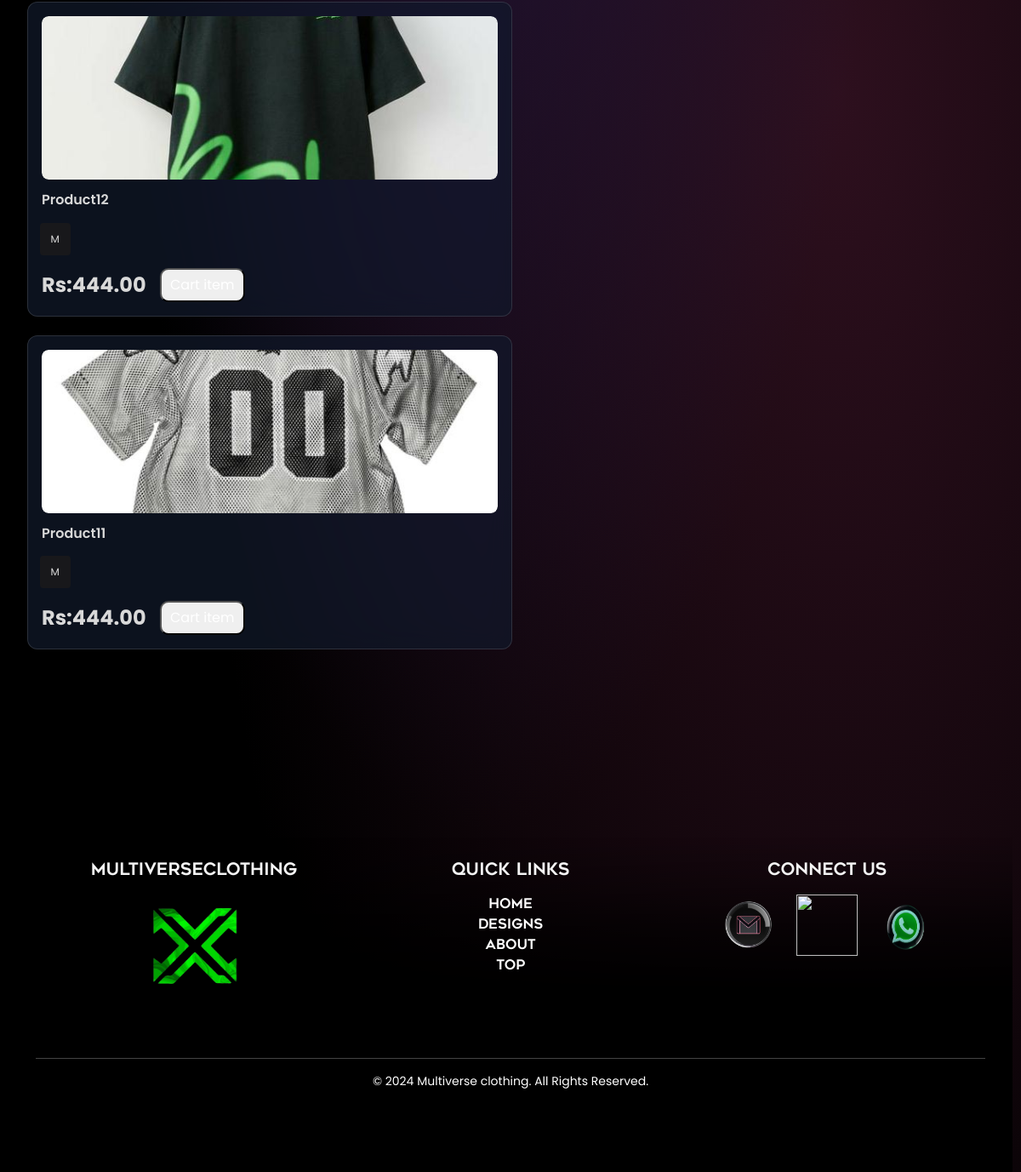
The page /shop/ (lower part) on the database as committed earlier.
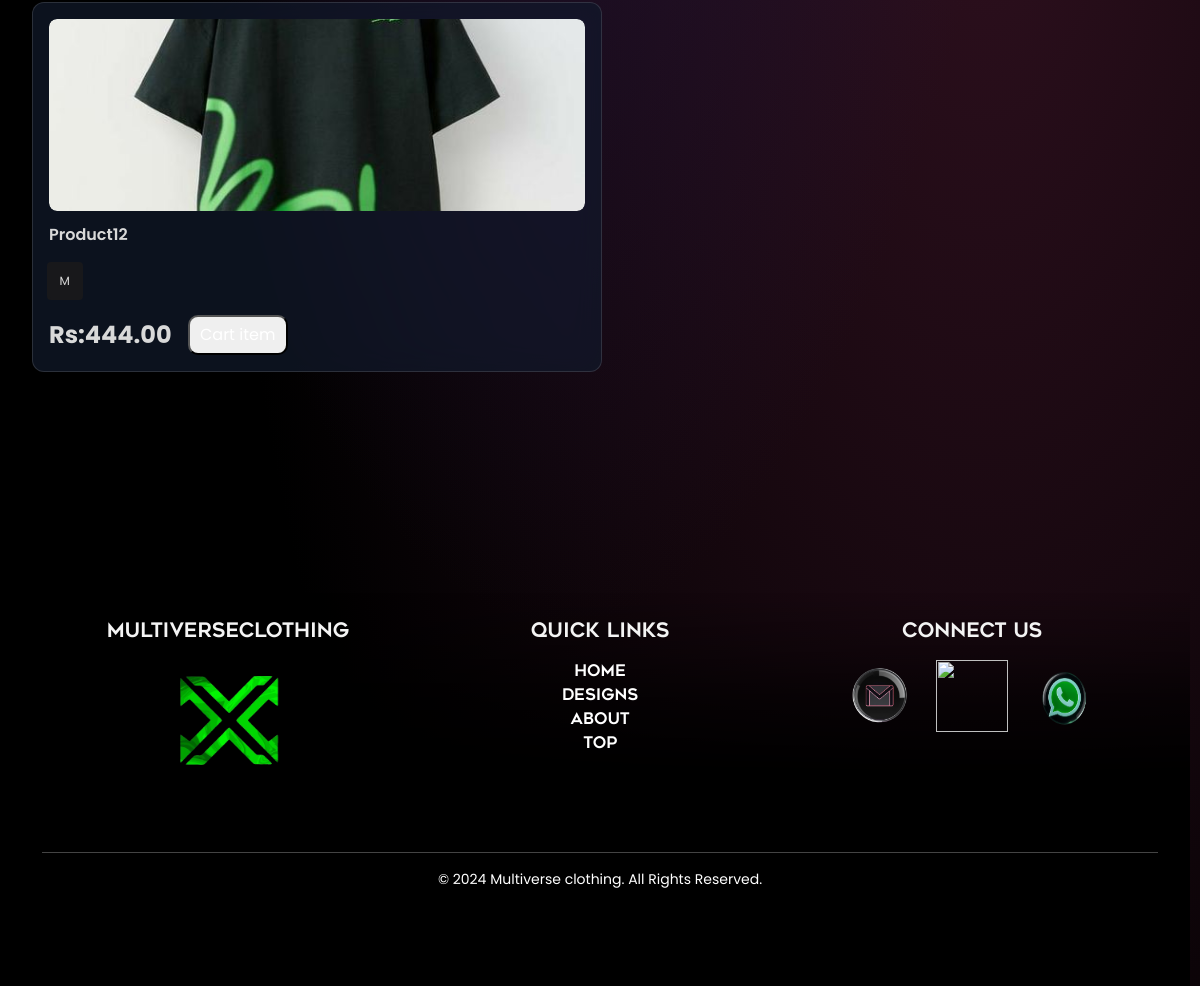
The same page on the database as committed later.
### productapp/models.py (models this page shows, shortened)
class Shop(models.Model):
    photo1 = models.ImageField(upload_to="shop/")
    photo2 = models.ImageField(upload_to="shop/")
    photo3 = models.ImageField(upload_to="shop/")
    name = models.CharField(max_length=255)
    product_id = models.CharField(max_length=255, unique=True)
    color = models.CharField(max_length=225)
    size = models.CharField(max_length=225)
    price = models.CharField(max_length=250)
    design = models.CharField(max_length=400, blank=False)
    fit = models.CharField(max_length=400, blank=False)
    occasion = models.CharField(max_length=400, blank=False)
    sleeve = models.CharField(max_length=400, blank=False)
    neck = models.CharField(max_length=400, blank=False)
    wash_care = models.CharField(max_length=400, blank=False)
    price = models.DecimalField(max_digits=10, decimal_places=2)
    cat = models.CharField(max_length=255, blank=False)
    gen = models.CharField(max_length=255, blank=False)
    created_at = models.DateTimeField(auto_now_add=True)

### productapp/views.py (the view)
# urls.py: path('shop/',views.shop,name="shop"),
def shop(request):
    category = request.GET.get('category', 'all')
    gen = request.GET.get('gen', 'all')
    shop = Shop.objects.all().order_by('-created_at')
    if category != 'all':
        shop = shop.filter(cat=category)
    if gen != 'all':
        shop = shop.filter(gen=gen)
    return render(request, 'shopproduct.html', {'shop': shop})

### templates/shopproduct.html (shortened to what this page needs)
{% load static %}
<!DOCTYPE html>
<html lang="en">
<head>
    <link href="https://stackpath.bootstrapcdn.com/bootstrap/4.5.2/css/bootstrap.min.css" rel="stylesheet">
    <link href="https://unpkg.com/swiper/swiper-bundle.min.css" rel='stylesheet'>
    <link href='https://unpkg.com/boxicons@2.1.4/css/boxicons.min.css' rel='stylesheet'>
    <link rel="stylesheet" href="https://maxcdn.bootstrapcdn.com/bootstrap/4.5.2/css/bootstrap.min.css">
</head>
<body>
    <h1 class="text-center text-secondary" style="margin-top:70px;margin-bottom:20px;font-family:myfont;font-size:32px;">STORE PRODUCTS</h1><br>
  <br>
  <ul class="product-list">
      {% for shop in shop %}
      <li class="product-card" data-category="{{ shop.cat }}" data-gen="{{ shop.gen }}" data-color="{{ shop.color }}" data-price="{{ shop.price }}" >
          <a href="{% url 'productapp:shopdetail' shop.id %}">
              <div class="image_container">
                  <img src="{{ shop.photo1.url }}" alt="{{ shop.name }}">
              </div>
          </a>
          <div class="title">{{ shop.name }}</div>
          <div class="size">
              <ul class="list-size">
                  <li class="item-list"><button class="item-list-button">{{ shop.size }}</button></li>
              </ul>
          </div>
          <div class="action">
              <div class="price">Rs:{{ shop.price }}</div>
              <form method="post" action="{% url 'productapp:add_to_cart' %}" style="display:inline;">
                <button type="submit" class=" text-white" style="background-image: url('{% static 'gradient3.jpg' %}'); background-size: cover;width:100px;height:40px;border-radius:10px;">
                </button>
            </form>
            </div>
      </li>
      {% endfor %}
  </ul>
<footer class="footer">
  <div class="footer-content">
      <div class="footer-section links">
          <h2 style="font-family:myfont;">multiverseclothing</h2>
          <img src="/static/mmm.png" style="width:200px;margin-top: -40px;">
      </div>
      <div class="footer-section contact">
          <h2 style="font-family: myfont;">Quick Links</h2>
          <p style="font-family:myfont;"><a href="#home" style="color:white;">Home</a></p>
          <p style="font-family:myfont;"><a href="#home" style="color:white;">Designs</a></p>
          <p style="font-family:myfont;"><a href="#home" style="color:white;">About</a></p>
          <p style="font-family:myfont;"><a href="#home" style="color:white;">Top</a></p>
      </div>
      <div class="footer-section social">
        <h2 style="font-family:myfont;">Connect Us</h2>
        <div class="social">
          <a href="https://codepen.io/Juxtopposed" target="_blank" class="link" style="background: transparent;margin-right:20px;"><img style="width:4.5em;height:4.5em;" src="/static/mailicon.png" alt="" /></a>
          <a href="https://twitter.com/juxtopposed" target="_blank" class="link" style="background: transparent;margin-right:20px;"><img style="width:4.5em;height:4.5em;" src="/static/instaicon.png" alt="" /></a>
          <a href="https://youtube.com/@juxtopposed" target="_blank" class="link" style="background: transparent;"><img style="width:4.5em;height:5.0em;" src="/static/whatsicon.png" alt="" /></a>
        </div>
      </div>
  </div>
  <div class="footer-bottom">
      <p>&copy; 2024 Multiverse clothing. All Rights Reserved.</p>
  </div>
</footer>
</body>
</html>

Rows that differ between the two databases and show on the page:
removed Shop: photo1 (picture), name "Product11", size "M", price "444.00"
